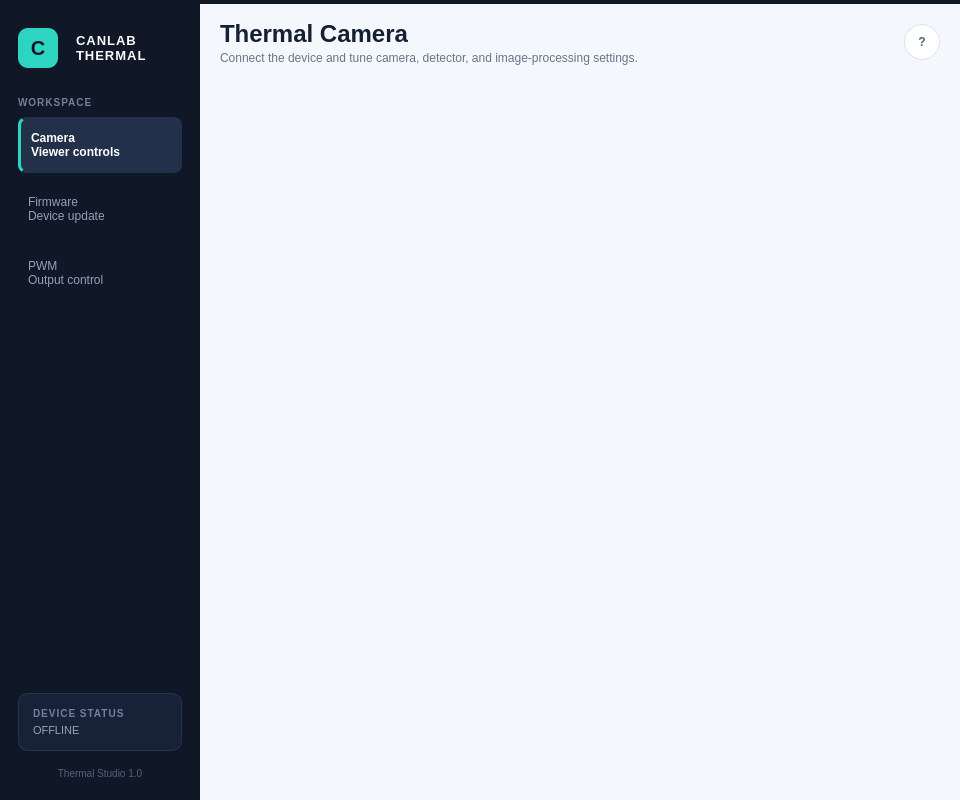
<?xml version="1.0" encoding="UTF-8"?>
<ui version="4.0">
 <class>MainWindow</class>
 <widget class="QMainWindow" name="MainWindow">
  <property name="geometry">
   <rect>
    <x>0</x>
    <y>0</y>
    <width>960</width>
    <height>800</height>
   </rect>
  </property>
  <property name="minimumSize">
   <size>
    <width>960</width>
    <height>600</height>
   </size>
  </property>
  <property name="windowTitle">
   <string>CANLAB Thermal Studio</string>
  </property>
  <property name="styleSheet">
   <string notr="true">* { outline: none; }
QMainWindow, #appRoot, #contentArea { background: #f4f7fb; color: #172033; }
QMenuBar { background: #101827; color: #cbd5e1; border: 0; padding: 2px 8px; }
QMenuBar::item:selected, QMenu::item:selected { background: #26334a; }
QMenu { background: #ffffff; color: #172033; border: 1px solid #dbe2ec; padding: 6px; }
#sidebar { background: #101827; }
#brandMark { background: #2dd4bf; color: #0f172a; border-radius: 10px; font-size: 20px; font-weight: 800; }
#brandText { color: #f8fafc; font-size: 13px; font-weight: 700; letter-spacing: 1px; }
#sidebarSection, #deviceTitle { color: #71809a; font-size: 10px; font-weight: 700; letter-spacing: 1px; }
#navCameraButton, #navFirmwareButton, #navPwmButton { min-height: 44px; padding: 6px 10px; color: #91a0b8; background: transparent; border: 0; border-radius: 8px; text-align: left; font-size: 12px; }
#navCameraButton:hover, #navFirmwareButton:hover, #navPwmButton:hover { color: #e2e8f0; background: #172238; }
#navCameraButton:checked, #navFirmwareButton:checked, #navPwmButton:checked { color: #ffffff; background: #22304a; border-left: 3px solid #2dd4bf; font-weight: 600; }
#deviceCard { background: #172238; border: 1px solid #26354f; border-radius: 10px; }
#connectionBadge { color: #94a3b8; font-size: 11px; }
#connectionBadge[connected=&quot;true&quot;] { color: #5eead4; }
#versionLabel { color: #52617a; font-size: 10px; padding-top: 8px; }
#pageTitle { color: #162033; font-size: 24px; font-weight: 700; }
#pageSubtitle { color: #68758b; font-size: 12px; }
#helpButton { color: #526178; background: #ffffff; border: 1px solid #dbe2ec; border-radius: 18px; font-weight: 700; }
#helpButton:hover { color: #0f766e; border-color: #5eead4; }
QGroupBox { background: #ffffff; border: 1px solid #dfe6ef; border-radius: 9px; margin-top: 13px; padding-top: 8px; font-weight: 600; color: #243047; }
QGroupBox::title { subcontrol-origin: margin; subcontrol-position: top left; left: 12px; padding: 0 6px; background: #ffffff; color: #344157; }
QLabel { color: #445066; background: transparent; }
QPushButton { min-height: 30px; padding: 2px 12px; color: #344157; background: #ffffff; border: 1px solid #cfd8e5; border-radius: 6px; }
QPushButton:hover { color: #0f766e; background: #f0fdfa; border-color: #5eead4; }
QPushButton:pressed { background: #ccfbf1; }
QPushButton:disabled { color: #a7b0bf; background: #f3f5f8; border-color: #e1e6ed; }
QPushButton[role=&quot;primary&quot;] { color: #ffffff; background: #0f766e; border-color: #0f766e; font-weight: 600; }
QPushButton[role=&quot;primary&quot;]:hover { background: #0d9488; border-color: #0d9488; }
QPushButton[role=&quot;danger&quot;] { color: #b42318; background: #fff5f4; border-color: #fecaca; }
QLineEdit, QComboBox, QSpinBox, QDoubleSpinBox { min-height: 30px; padding: 1px 8px; color: #243047; background: #f9fbfd; border: 1px solid #cfd8e5; border-radius: 6px; selection-background-color: #99f6e4; }
QLineEdit:focus, QComboBox:focus { background: #ffffff; border-color: #14b8a6; }
QLineEdit:read-only { color: #657188; background: #f2f5f8; }
QComboBox::drop-down { width: 24px; border: 0; }
QTabWidget::pane { background: #ffffff; border: 1px solid #dfe6ef; border-radius: 9px; top: -1px; }
QTabBar::tab { min-width: 88px; min-height: 34px; padding: 2px 10px; color: #6b778c; background: #e9eef5; border: 1px solid #d9e1eb; border-bottom: 0; border-top-left-radius: 7px; border-top-right-radius: 7px; margin-right: 3px; }
QTabBar::tab:selected { color: #0f766e; background: #ffffff; font-weight: 700; border-top: 2px solid #14b8a6; }
QScrollArea, QAbstractScrollArea::viewport { background: #ffffff; border: 0; }
QScrollBar:vertical { width: 10px; background: #f1f4f8; margin: 2px; }
QScrollBar::handle:vertical { min-height: 36px; background: #c4cfdd; border-radius: 4px; }
QScrollBar::add-line:vertical, QScrollBar::sub-line:vertical, QScrollBar::add-page:vertical, QScrollBar::sub-page:vertical { height: 0; background: transparent; }
QSlider::groove:horizontal { height: 4px; background: #dce3ec; border-radius: 2px; }
QSlider::sub-page:horizontal { background: #14b8a6; border-radius: 2px; }
QSlider::handle:horizontal { width: 15px; margin: -6px 0; background: #ffffff; border: 2px solid #0f766e; border-radius: 8px; }
QProgressBar { min-height: 16px; color: #243047; background: #e8edf3; border: 0; border-radius: 8px; text-align: center; }
QProgressBar::chunk { background: #14b8a6; border-radius: 8px; }</string>
  </property>
  <widget class="QWidget" name="appRoot">
   <layout class="QHBoxLayout" name="rootLayout">
    <property name="spacing">
     <number>0</number>
    </property>
    <property name="leftMargin">
     <number>0</number>
    </property>
    <property name="topMargin">
     <number>0</number>
    </property>
    <property name="rightMargin">
     <number>0</number>
    </property>
    <property name="bottomMargin">
     <number>0</number>
    </property>
    <item>
     <widget class="QWidget" name="sidebar" native="true">
      <property name="minimumSize">
       <size>
        <width>200</width>
        <height>0</height>
       </size>
      </property>
      <property name="maximumSize">
       <size>
        <width>200</width>
        <height>16777215</height>
       </size>
      </property>
      <layout class="QVBoxLayout" name="sidebarLayout">
       <property name="spacing">
        <number>8</number>
       </property>
       <property name="leftMargin">
        <number>18</number>
       </property>
       <property name="topMargin">
        <number>24</number>
       </property>
       <property name="rightMargin">
        <number>18</number>
       </property>
       <property name="bottomMargin">
        <number>20</number>
       </property>
       <item>
        <layout class="QHBoxLayout" name="brandLayout">
         <item>
          <widget class="QLabel" name="brandMark">
           <property name="minimumSize">
            <size>
             <width>40</width>
             <height>40</height>
            </size>
           </property>
           <property name="maximumSize">
            <size>
             <width>40</width>
             <height>40</height>
            </size>
           </property>
           <property name="text">
            <string>C</string>
           </property>
           <property name="alignment">
            <set>Qt::AlignCenter</set>
           </property>
          </widget>
         </item>
         <item>
          <spacer name="brandSpacing">
           <property name="orientation">
            <enum>Qt::Horizontal</enum>
           </property>
           <property name="sizeType">
            <enum>QSizePolicy::Fixed</enum>
           </property>
           <property name="sizeHint" stdset="0">
            <size>
             <width>10</width>
             <height>1</height>
            </size>
           </property>
          </spacer>
         </item>
         <item>
          <widget class="QLabel" name="brandText">
           <property name="text">
            <string>CANLAB
THERMAL</string>
           </property>
          </widget>
         </item>
        </layout>
       </item>
       <item>
        <spacer name="brandBottomSpacing">
         <property name="orientation">
          <enum>Qt::Vertical</enum>
         </property>
         <property name="sizeType">
          <enum>QSizePolicy::Fixed</enum>
         </property>
         <property name="sizeHint" stdset="0">
          <size>
           <width>1</width>
           <height>20</height>
          </size>
         </property>
        </spacer>
       </item>
       <item>
        <widget class="QLabel" name="sidebarSection">
         <property name="text">
          <string>WORKSPACE</string>
         </property>
        </widget>
       </item>
       <item>
        <widget class="QPushButton" name="navCameraButton">
         <property name="minimumSize">
          <size>
           <width>0</width>
           <height>56</height>
          </size>
         </property>
         <property name="text">
          <string>Camera
Viewer controls</string>
         </property>
         <property name="checkable">
          <bool>true</bool>
         </property>
         <property name="checked">
          <bool>true</bool>
         </property>
        </widget>
       </item>
       <item>
        <widget class="QPushButton" name="navFirmwareButton">
         <property name="minimumSize">
          <size>
           <width>0</width>
           <height>56</height>
          </size>
         </property>
         <property name="text">
          <string>Firmware
Device update</string>
         </property>
         <property name="checkable">
          <bool>true</bool>
         </property>
        </widget>
       </item>
       <item>
        <widget class="QPushButton" name="navPwmButton">
         <property name="minimumSize">
          <size>
           <width>0</width>
           <height>56</height>
          </size>
         </property>
         <property name="text">
          <string>PWM
Output control</string>
         </property>
         <property name="checkable">
          <bool>true</bool>
         </property>
        </widget>
       </item>
       <item>
        <spacer name="sidebarStretch">
         <property name="orientation">
          <enum>Qt::Vertical</enum>
         </property>
         <property name="sizeHint" stdset="0">
          <size>
           <width>1</width>
           <height>40</height>
          </size>
         </property>
        </spacer>
       </item>
       <item>
        <widget class="QFrame" name="deviceCard">
         <property name="frameShape">
          <enum>QFrame::StyledPanel</enum>
         </property>
         <layout class="QVBoxLayout" name="deviceCardLayout">
          <property name="spacing">
           <number>4</number>
          </property>
          <property name="leftMargin">
           <number>14</number>
          </property>
          <property name="topMargin">
           <number>13</number>
          </property>
          <property name="rightMargin">
           <number>14</number>
          </property>
          <property name="bottomMargin">
           <number>13</number>
          </property>
          <item>
           <widget class="QLabel" name="deviceTitle">
            <property name="text">
             <string>DEVICE STATUS</string>
            </property>
           </widget>
          </item>
          <item>
           <widget class="QLabel" name="connectionBadge">
            <property name="text">
             <string>OFFLINE</string>
            </property>
            <property name="connected" stdset="0">
             <bool>false</bool>
            </property>
           </widget>
          </item>
         </layout>
        </widget>
       </item>
       <item>
        <widget class="QLabel" name="versionLabel">
         <property name="text">
          <string>Thermal Studio 1.0</string>
         </property>
         <property name="alignment">
          <set>Qt::AlignCenter</set>
         </property>
        </widget>
       </item>
      </layout>
     </widget>
    </item>
    <item>
     <widget class="QWidget" name="contentArea" native="true">
      <layout class="QVBoxLayout" name="contentLayout">
       <property name="spacing">
        <number>16</number>
       </property>
       <property name="leftMargin">
        <number>20</number>
       </property>
       <property name="topMargin">
        <number>16</number>
       </property>
       <property name="rightMargin">
        <number>20</number>
       </property>
       <property name="bottomMargin">
        <number>20</number>
       </property>
       <item>
        <widget class="QWidget" name="pageHeader" native="true">
         <layout class="QHBoxLayout" name="headerLayout">
          <property name="leftMargin">
           <number>0</number>
          </property>
          <property name="topMargin">
           <number>0</number>
          </property>
          <property name="rightMargin">
           <number>0</number>
          </property>
          <property name="bottomMargin">
           <number>0</number>
          </property>
          <item>
           <layout class="QVBoxLayout" name="headerTextLayout">
            <property name="spacing">
             <number>3</number>
            </property>
            <item>
             <widget class="QLabel" name="pageTitle">
              <property name="text">
               <string>Thermal Camera</string>
              </property>
             </widget>
            </item>
            <item>
             <widget class="QLabel" name="pageSubtitle">
              <property name="text">
               <string>Connect the device and tune camera, detector, and image-processing settings.</string>
              </property>
             </widget>
            </item>
           </layout>
          </item>
          <item>
           <widget class="QPushButton" name="helpButton">
            <property name="minimumSize">
             <size>
              <width>36</width>
              <height>36</height>
             </size>
            </property>
            <property name="maximumSize">
             <size>
              <width>36</width>
              <height>36</height>
             </size>
            </property>
            <property name="toolTip">
             <string>About this application</string>
            </property>
            <property name="text">
             <string>?</string>
            </property>
           </widget>
          </item>
         </layout>
        </widget>
       </item>
       <item>
        <widget class="QStackedWidget" name="mainPages">
         <property name="currentIndex">
          <number>0</number>
         </property>
         <widget class="QWidget" name="pageCamera">
          <layout class="QVBoxLayout" name="pageCameraLayout">
           <property name="leftMargin">
            <number>0</number>
           </property>
           <property name="topMargin">
            <number>0</number>
           </property>
           <property name="rightMargin">
            <number>0</number>
           </property>
           <property name="bottomMargin">
            <number>0</number>
           </property>
          </layout>
         </widget>
         <widget class="QWidget" name="pageFirmware">
          <layout class="QVBoxLayout" name="pageFirmwareLayout">
           <property name="leftMargin">
            <number>0</number>
           </property>
           <property name="topMargin">
            <number>0</number>
           </property>
           <property name="rightMargin">
            <number>0</number>
           </property>
           <property name="bottomMargin">
            <number>0</number>
           </property>
          </layout>
         </widget>
         <widget class="QWidget" name="pagePwm">
          <layout class="QVBoxLayout" name="pagePwmLayout">
           <property name="leftMargin">
            <number>0</number>
           </property>
           <property name="topMargin">
            <number>0</number>
           </property>
           <property name="rightMargin">
            <number>0</number>
           </property>
           <property name="bottomMargin">
            <number>0</number>
           </property>
          </layout>
         </widget>
        </widget>
       </item>
      </layout>
     </widget>
    </item>
   </layout>
  </widget>
  <widget class="QMenuBar" name="menubar">
   <property name="geometry">
    <rect>
     <x>0</x>
     <y>0</y>
     <width>960</width>
     <height>25</height>
    </rect>
   </property>
  </widget>
 </widget>
 <resources/>
 <connections/>
</ui>
